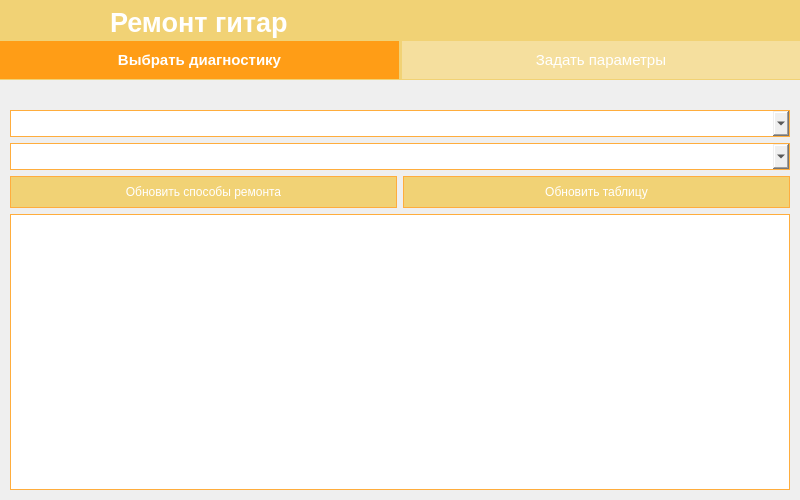
<?xml version="1.0" encoding="UTF-8"?>
<ui version="4.0">
 <class>MainWindow</class>
 <widget class="QMainWindow" name="MainWindow">
  <property name="geometry">
   <rect>
    <x>0</x>
    <y>0</y>
    <width>800</width>
    <height>500</height>
   </rect>
  </property>
  <property name="windowTitle">
   <string>MainWindow</string>
  </property>
  <widget class="QWidget" name="centralwidget">
   <widget class="QStackedWidget" name="stackedWidget">
    <property name="geometry">
     <rect>
      <x>10</x>
      <y>110</y>
      <width>780</width>
      <height>380</height>
     </rect>
    </property>
    <property name="currentIndex">
     <number>0</number>
    </property>
    <widget class="QWidget" name="chose_diagnostic_field">
     <property name="styleSheet">
      <string notr="true">Line{
	background-color: #ffb146;
	border: none;
}

QLabel{
	color: #ff9f1b;
}

QPushButton{
	color:white;
	background-color: #f1d275;
	border: 1px solid #ffad3d;
	height: 30px;
}

QPushButton:pressed{
	background-color: #ff9d16;
	font-weight: bold;
}

QPushButton:hover{
	background-color: #ff9d16;
}

QComboBox {
	border: 1px solid #ffad3d;
	font-size: 14pt;
}

QTableView{
	border: 1px solid #ffad3d;
}

QTableView::item{
	border: 1px solid #ffad3d;
	color: #ffa120;
}

QTableView::item:selected{
	background-color: #ffad3d;
	color: white;
}

QHeaderView{
	width:100%;
	background-color: #ffa120;
	color: white;
	border: none;
	font-weight: bold;
	padding: 2px;
}</string>
     </property>
     <widget class="QWidget" name="diagnostic_data" native="true">
      <property name="geometry">
       <rect>
        <x>0</x>
        <y>0</y>
        <width>780</width>
        <height>380</height>
       </rect>
      </property>
      <widget class="QWidget" name="diagn" native="true">
       <property name="geometry">
        <rect>
         <x>0</x>
         <y>0</y>
         <width>780</width>
         <height>380</height>
        </rect>
       </property>
       <layout class="QVBoxLayout" name="verticalLayout">
        <property name="leftMargin">
         <number>0</number>
        </property>
        <property name="topMargin">
         <number>0</number>
        </property>
        <property name="rightMargin">
         <number>0</number>
        </property>
        <property name="bottomMargin">
         <number>0</number>
        </property>
        <item>
         <widget class="QComboBox" name="choose_diagnostc_list">
          <property name="font">
           <font>
            <pointsize>14</pointsize>
           </font>
          </property>
          <property name="editable">
           <bool>false</bool>
          </property>
          <property name="placeholderText">
           <string>Выберете диагноз</string>
          </property>
         </widget>
        </item>
        <item>
         <widget class="QComboBox" name="choose_repair_plan_list">
          <property name="font">
           <font>
            <pointsize>14</pointsize>
           </font>
          </property>
          <property name="placeholderText">
           <string>Выберете способ ремонта</string>
          </property>
         </widget>
        </item>
        <item>
         <layout class="QHBoxLayout" name="horizontalLayout_2">
          <item>
           <widget class="QPushButton" name="repair_plan_update">
            <property name="text">
             <string>Обновить способы ремонта</string>
            </property>
           </widget>
          </item>
          <item>
           <widget class="QPushButton" name="action_tablice_update">
            <property name="text">
             <string>Обновить таблицу</string>
            </property>
           </widget>
          </item>
         </layout>
        </item>
        <item>
         <widget class="QTableView" name="repairs_table">
          <property name="sizeAdjustPolicy">
           <enum>QAbstractScrollArea::AdjustToContents</enum>
          </property>
          <property name="editTriggers">
           <set>QAbstractItemView::NoEditTriggers</set>
          </property>
          <property name="selectionMode">
           <enum>QAbstractItemView::SingleSelection</enum>
          </property>
          <property name="selectionBehavior">
           <enum>QAbstractItemView::SelectRows</enum>
          </property>
          <attribute name="horizontalHeaderCascadingSectionResizes">
           <bool>true</bool>
          </attribute>
          <attribute name="horizontalHeaderStretchLastSection">
           <bool>true</bool>
          </attribute>
          <attribute name="verticalHeaderVisible">
           <bool>false</bool>
          </attribute>
          <attribute name="verticalHeaderHighlightSections">
           <bool>false</bool>
          </attribute>
         </widget>
        </item>
       </layout>
      </widget>
     </widget>
    </widget>
    <widget class="QWidget" name="parameters_repair">
     <property name="styleSheet">
      <string notr="true">Line{
	background-color: #ffb146;
	border: none;
}

QLabel{
	color: #ff9f1b;
}

QPushButton{
	color:white;
	background-color: #f1d275;
	border: 1px solid #ffad3d;
	height: 30px;
}

QPushButton:pressed{
	background-color: #ff9d16;
	font-weight: bold;
}

QPushButton:hover{
	background-color: #ff9d16;
}

QTableView{
	border: 1px solid #ffad3d;
}

QTableView::item{
	border: 1px solid #ffad3d;
	color: #ffa120;
}

QTableView::item:selected{
	background-color: #ffad3d;
	color: white;
}

QHeaderView{
	width:100%;
	background-color: #ffa120;
	color: white;
	border: none;
	font-weight: bold;
	padding: 2px;
}


QComboBox {
	border: 1px solid #ffad3d;
	font-size: 14pt;
}

QComboBox {
	border: 1px solid #ffad3d;
	font-size: 14pt;
}</string>
     </property>
     <widget class="QWidget" name="buttons" native="true">
      <property name="geometry">
       <rect>
        <x>0</x>
        <y>340</y>
        <width>780</width>
        <height>31</height>
       </rect>
      </property>
      <layout class="QHBoxLayout" name="horizontalLayout_3">
       <property name="spacing">
        <number>3</number>
       </property>
       <property name="leftMargin">
        <number>0</number>
       </property>
       <property name="topMargin">
        <number>0</number>
       </property>
       <property name="rightMargin">
        <number>0</number>
       </property>
       <property name="bottomMargin">
        <number>0</number>
       </property>
       <item>
        <widget class="QPushButton" name="find_diagnostic_button">
         <property name="text">
          <string>Найти диагноз</string>
         </property>
         <property name="checkable">
          <bool>true</bool>
         </property>
         <property name="checked">
          <bool>false</bool>
         </property>
        </widget>
       </item>
       <item>
        <widget class="QPushButton" name="find_repairs_button">
         <property name="text">
          <string>Найти способы ремонта</string>
         </property>
        </widget>
       </item>
       <item>
        <widget class="QPushButton" name="go_to_repair">
         <property name="text">
          <string>Ремонт</string>
         </property>
        </widget>
       </item>
      </layout>
     </widget>
     <widget class="QWidget" name="choose_characteristic_data" native="true">
      <property name="geometry">
       <rect>
        <x>0</x>
        <y>0</y>
        <width>780</width>
        <height>330</height>
       </rect>
      </property>
      <layout class="QVBoxLayout" name="verticalLayout_2">
       <property name="leftMargin">
        <number>0</number>
       </property>
       <property name="topMargin">
        <number>0</number>
       </property>
       <property name="rightMargin">
        <number>0</number>
       </property>
       <property name="bottomMargin">
        <number>0</number>
       </property>
       <item>
        <widget class="QComboBox" name="choose_diagnostc_par_list">
         <property name="font">
          <font>
           <pointsize>14</pointsize>
          </font>
         </property>
         <property name="editable">
          <bool>false</bool>
         </property>
         <property name="placeholderText">
          <string>Выберете диагноз</string>
         </property>
        </widget>
       </item>
       <item>
        <widget class="QComboBox" name="choose_repair_plan_par_list">
         <property name="font">
          <font>
           <pointsize>14</pointsize>
          </font>
         </property>
         <property name="placeholderText">
          <string>Выберете способ ремонта</string>
         </property>
        </widget>
       </item>
       <item>
        <widget class="QTableWidget" name="chatacteristics_table">
         <property name="sizeAdjustPolicy">
          <enum>QAbstractScrollArea::AdjustIgnored</enum>
         </property>
         <property name="selectionMode">
          <enum>QAbstractItemView::SingleSelection</enum>
         </property>
         <property name="rowCount">
          <number>7</number>
         </property>
         <property name="columnCount">
          <number>2</number>
         </property>
         <attribute name="horizontalHeaderMinimumSectionSize">
          <number>60</number>
         </attribute>
         <attribute name="horizontalHeaderDefaultSectionSize">
          <number>389</number>
         </attribute>
         <attribute name="verticalHeaderVisible">
          <bool>false</bool>
         </attribute>
         <attribute name="verticalHeaderMinimumSectionSize">
          <number>23</number>
         </attribute>
         <attribute name="verticalHeaderDefaultSectionSize">
          <number>34</number>
         </attribute>
         <attribute name="verticalHeaderHighlightSections">
          <bool>false</bool>
         </attribute>
         <row/>
         <row/>
         <row/>
         <row/>
         <row/>
         <row/>
         <row/>
         <column>
          <property name="text">
           <string>Характеристики</string>
          </property>
         </column>
         <column>
          <property name="text">
           <string>Значения</string>
          </property>
         </column>
        </widget>
       </item>
      </layout>
     </widget>
    </widget>
   </widget>
   <widget class="QWidget" name="header" native="true">
    <property name="geometry">
     <rect>
      <x>0</x>
      <y>0</y>
      <width>800</width>
      <height>80</height>
     </rect>
    </property>
    <property name="styleSheet">
     <string notr="true">QWidget{
	background-color: #f1d275;
}

QPushButton{
	background-color: rgba(255, 255, 255, 0.3);
	border: nune;
	padding: 10%;
	color: white;
}

QPushButton:checked{
	background-color: #ff9d16;
	font-weight: bold;
}

QPushButton:hover{
	background-color: #ff9d16;
}

QLabel {
	color: white;
}</string>
    </property>
    <widget class="QLabel" name="label">
     <property name="geometry">
      <rect>
       <x>110</x>
       <y>7</y>
       <width>180</width>
       <height>31</height>
      </rect>
     </property>
     <property name="font">
      <font>
       <pointsize>20</pointsize>
       <bold>true</bold>
      </font>
     </property>
     <property name="text">
      <string>Ремонт гитар</string>
     </property>
    </widget>
    <widget class="QWidget" name="choose_diagnostic_2" native="true">
     <property name="geometry">
      <rect>
       <x>0</x>
       <y>40</y>
       <width>800</width>
       <height>40</height>
      </rect>
     </property>
     <layout class="QHBoxLayout" name="horizontalLayout">
      <property name="spacing">
       <number>3</number>
      </property>
      <property name="leftMargin">
       <number>0</number>
      </property>
      <property name="topMargin">
       <number>0</number>
      </property>
      <property name="rightMargin">
       <number>0</number>
      </property>
      <property name="bottomMargin">
       <number>0</number>
      </property>
      <item>
       <widget class="QPushButton" name="choose_diagnostic">
        <property name="font">
         <font>
          <pointsize>11</pointsize>
         </font>
        </property>
        <property name="text">
         <string>Выбрать диагностику</string>
        </property>
        <property name="checkable">
         <bool>true</bool>
        </property>
        <property name="checked">
         <bool>true</bool>
        </property>
        <property name="autoExclusive">
         <bool>true</bool>
        </property>
       </widget>
      </item>
      <item>
       <widget class="QPushButton" name="choose_parrameters">
        <property name="font">
         <font>
          <pointsize>11</pointsize>
         </font>
        </property>
        <property name="text">
         <string>Задать параметры</string>
        </property>
        <property name="checkable">
         <bool>true</bool>
        </property>
        <property name="autoExclusive">
         <bool>true</bool>
        </property>
       </widget>
      </item>
     </layout>
    </widget>
   </widget>
  </widget>
 </widget>
 <resources/>
 <connections/>
</ui>
